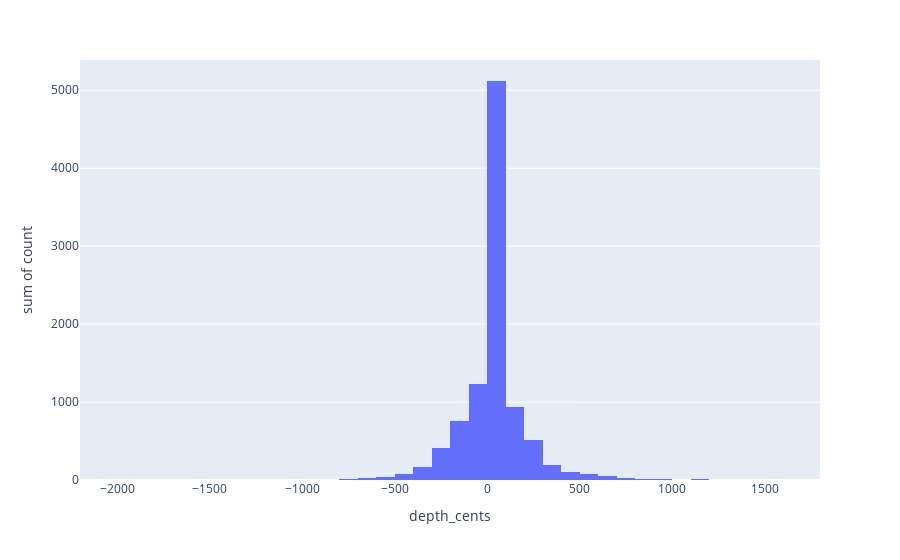

Source (notebook cell):
### Code cell
px.histogram(depth_df, x="depth_cents", y="count")

### Figure 1 — Plotly figure (JSON) as saved in the notebook; plotly's stock layout.template omitted (floating-point values rounded to 4 significant figures; data arrays with more than 128 entries replaced by an {"elided": "..."} marker saying what was removed)
{"data": [{"alignmentgroup": "True", "bingroup": "x", "histfunc": "sum", "hovertemplate": "depth_cents=%{x}<br>sum of count=%{y}<extra></extra>", "legendgroup": "", "marker": {"color": "#636efa", "pattern": {"shape": ""}}, "name": "", "offsetgroup": "", "orientation": "v", "showlegend": false, "type": "histogram", "x": {"elided": "1114 int values"}, "xaxis": "x", "y": {"elided": "1114 int values"}, "yaxis": "y"}], "layout": {"barmode": "relative", "legend": {"tracegroupgap": 0}, "margin": {"t": 60}, "xaxis": {"anchor": "y", "domain": [0, 1], "title": {"text": "depth_cents"}}, "yaxis": {"anchor": "x", "domain": [0, 1], "title": {"text": "sum of count"}}}}
